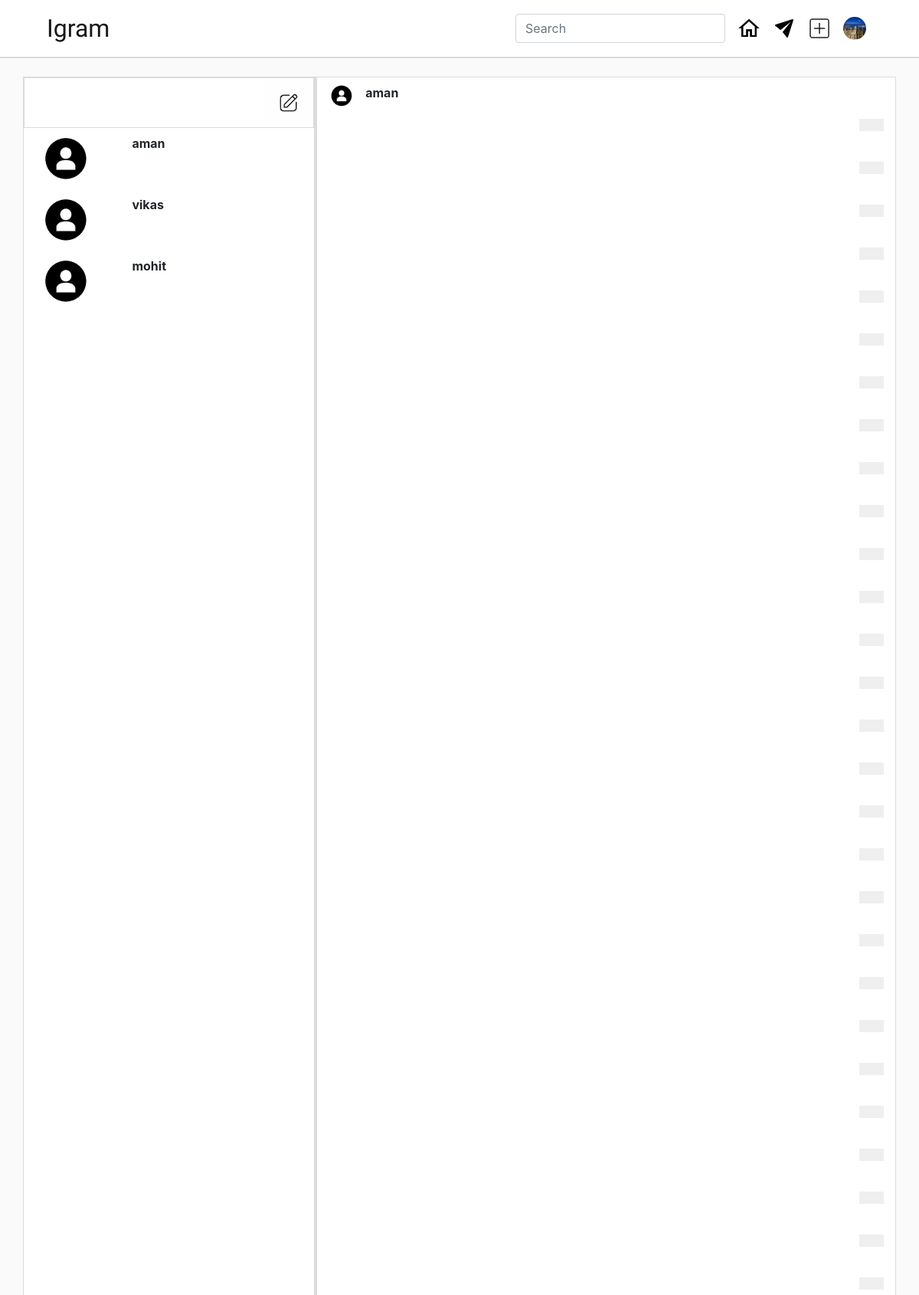
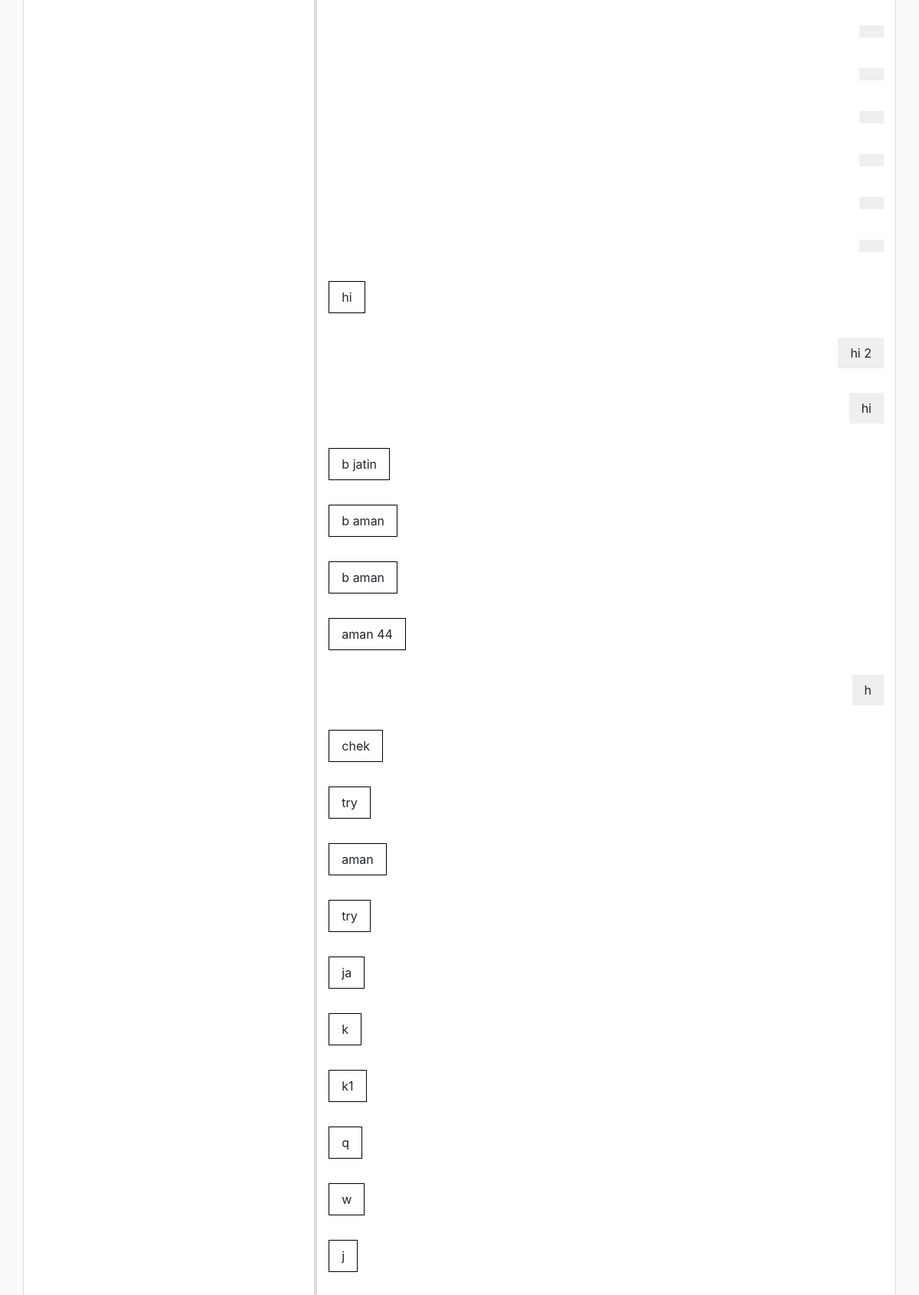
The app's page /inbox/chatBox/aman/ (signed in, upper part) with its own data (2 pictures, top to bottom).
### home/models.py (models this page shows)
class User(AbstractUser):
    profileImage=models.ImageField(upload_to=profile_upload_location,default='Default-Profile-Picture-Download-PNG-Image.png')
    discription=models.TextField(blank=True,null=True,max_length=100)

### chat/models.py (models this page shows, shortened)
class Thread(models.Model):
    first        = models.ForeignKey(User, on_delete=models.CASCADE, related_name='chat_thread_first')
    second       = models.ForeignKey(User, on_delete=models.CASCADE, related_name='chat_thread_second')
    updated      = models.DateTimeField(auto_now=True)
    timestamp    = models.DateTimeField(auto_now_add=True)
    objects      = ThreadManager()

class ChatMessage(models.Model):
    thread      = models.ForeignKey(Thread, null=True, blank=True, on_delete=models.SET_NULL)
    user        = models.ForeignKey(User, verbose_name='sender', on_delete=models.CASCADE)
    message     = models.TextField()
    timestamp   = models.DateTimeField(auto_now_add=True)

### chat/views.py (the view)
# urls.py: path('chatBox/<str:user>/',views.chatBox,name='chatBox'),
def chatBox(request,user):
    try:
        follow_=Follow.objects.get(user=request.user)
    except Follow.DoesNotExist:
        follow_=Follow.objects.create(user=request.user)
    qs=Thread.objects.by_user(request.user)
    obj, created    = Thread.objects.get_or_new(request.user, user)
    if obj == None:
        raise Http404
    param={'qs':qs,'messages':obj,'following':follow_}
    return render(request,'chat/chatbox.html',param)

### chat/models.py (called while the page is built, shortened)
    def by_user(self, user):
        qlookup = Q(first=user) | Q(second=user)
        qlookup2 = Q(first=user) & Q(second=user)
        qs = self.get_queryset().filter(qlookup).exclude(qlookup2).distinct()
        return qs

    def get_or_new(self, user, other_username): # get_or_create
        username = user.username
        if username == other_username:
            return None
        qlookup1 = Q(first__username=username) & Q(second__username=other_username)
        qlookup2 = Q(first__username=other_username) & Q(second__username=username)
        qs = self.get_queryset().filter(qlookup1 | qlookup2).distinct()
        if qs.count() == 1:
            return qs.first(), False
        elif qs.count() > 1:
            return qs.order_by('timestamp').first(), False

### templates/chat/chatbox.html (shortened to what this page needs)
{% extends 'chat/inbox.html' %}
{% block chatBox %}
<div class="row" id="inbox-header" style="background-color: inherit;height: min-content;">
    {% if request.user.username == messages.first.username %}
    <div class="row py-2 w-100">
        <div class="col-1 hover-effect">
            <img onclick="showProfile('{{messages.second.username}}')" src='{{messages.second.profileImage.url}}'
                class="mx-3 rounded-circle" alt="" style="height: 2rem;">
        </div>
        <div class="col hover-effect">
            <b onclick="showProfile('{{messages.second.username}}')">{{messages.second.username}}</b>
        </div>
    </div>
    {% endif %}
</div>
<div class="row " id="inbox-messages" style="background-color: inherit;height: 100%;overflow-x: auto;">
    <div class="container" id="chat-log">
        {% for chat in messages.chatmessage_set.all %}
        {% if chat.user == request.user %}
        <p class="text-right w-100 rounded-circle py-2" style="height: min-content;"><span class="py-2 px-3 "
                style="background-color: rgb(239,239,239) ;height: max-content;display: inline-block;max-width: 50%;word-wrap:break-word">
                {{ chat.message }}</span></p>
        {% else %}
        <p class="text-left w-100 rounded-circle py-2" style="height: min-content;background-color: inherit;"><span class="py-2 px-3"
            style="background-color: inherit;border: 1px solid black ;height: fit-content;display: inline-block;max-width: 50%;word-wrap:break-word">{{ chat.message}}</span></p>
        {% endif %}
        {% endfor %}
    </div>
</div>
{% endblock chatBox %}

### templates/chat/inbox.html (shortened to what this page needs)
{% extends 'base.html' %}
{% load static %}
{% block inboxActive %}{% static 'img/message-logo-active.png' %} {% endblock inboxActive %}
{% block body %}
<div class="container my-4" style="background-color: rgb(255, 255, 255);height:80vh;">
    <div class="row" style="height: 100%;border: 1px solid rgb(219, 219, 219);"" >
    <div class="col-md-4  " style="background-color: rgb(255, 255, 255);height: 100%;overflow-y: auto;" >
        <div class="row hover-not" style="border: 1px solid rgb(219, 219, 219);">
            <img class="chat-img ml-auto my-0 hover-effect" data-toggle="modal" data-target="#SendMessageModal" src={% static 'img/create-chat.png' %} alt="">
        </div>
        <div class="hover-inbox">
        {% for chat in qs %}
        {% if request.user.username == chat.first.username %}
        <a href={% url 'chatBox' chat.second.username %} style="text-decoration:none; color: inherit;">
        <div class="row py-2 ">
            <div class="col-4">
                <img src='{{chat.second.profileImage.url}}' class="chat-img mx-2 rounded-circle" alt="">
            </div>
            <div class="col">
                <b>{{chat.second.username}}</b>
            </div>
        </div>
    </a>
            {% endif %}
        {% endfor %}
    </div>
    </div>
    <div class="col-md-8 d-flex flex-column " style="background-color: inherit;height: 100%;border-left: 4px solid rgb(219, 219, 219);">
        {% block chatBox %}{% endblock chatBox %}
    </div>
</div>
</div>
{% endblock body %}

### templates/base.html (shortened to what this page needs)
<!doctype html>
<html lang="en">
<head>
  <link rel="stylesheet" href="https://maxcdn.bootstrapcdn.com/bootstrap/4.0.0/css/bootstrap.min.css"
>
</head>
<body>
  {% load static %}
  <div class="container-fluid" style="background-color: rgb(255,255,255);border-bottom: 2px solid rgb(219,219,219);">
  <div class="container py-0 my-0">
    <nav class="navbar navbar-expand-lg navbar-light bg-white">
      <a class="navbar-brand" style="font-family: 'Grand Hotel', cursive;" href="#">Igram</a>
      <div class="collapse navbar-collapse" id="navbarSupportedContent">
        <form class="form-inline ml-auto my-2 my-lg-0 ">
          <input id="searchUser" class="form-control mr-sm-2 " type="search" placeholder="Search" aria-label="Search"
           onkeyup="search()" data-container="body" data-toggle="popover" data-html="true" data-trigger="focus"
            data-placement="bottom" data-content="" autocomplete="off">
        </form>
        <a href={% url 'home' %}>
          <img class="img-logo mx-2" src={% block homeActive %}{% static 'img/home.png' %}{% endblock homeActive %} alt="">
        </a>
        <a href={% url 'inbox' %}>
        <img class="img-logo mx-2" src={% block inboxActive %}{% static 'img/message-logo.png' %}{% endblock inboxActive %} alt="">
        <a href="#" role="button" data-toggle="modal" data-target="#exampleModalCenter">
          <img class="img-logo mx-2" src={% block postLogoActive %}{% static 'img/post-logo.png' %}{% endblock postLogoActive %} alt="">
        </a>
        <div class="nav-item dropdown">
          <a href="#" id="navbarDropdown" role="button" data-toggle="dropdown" aria-haspopup="true"
            aria-expanded="false">
            {% if request.user.profileImage %}
            <img class="img-logo mx-2 " src="{{request.user.profileImage.url}}" alt="" style="border-radius: 100%;">
            {% else %}
            <img class="img-logo mx-2" src="static/img/profile.png" alt="">
            {% endif %}
          </a>
        </div>
      </div>
    </nav>
  </div>
</div>
  {% block body %} {% endblock body %}
</body>
</html>

### templates/base.html (style rules this page uses)
.navbar-brand { font-size: 2rem !important; }
.img-logo { height: 30px; width: 30px; }
body { background: rgb(250, 250, 250); }

### templates/chat/inbox.html (style rules this page uses)
.chat-img { height: 4rem; width: 4rem; }

### records on screen
User: user.profileImage (picture)
Thread: second.profileImage (placeholder picture), second.username "aman"
Thread: second.profileImage (placeholder picture), second.username "vikas"
Thread: second.profileImage (placeholder picture), second.username "mohit"
ChatMessage: message "hi"
ChatMessage: message "hi 2"
ChatMessage: message "hi"
ChatMessage: message "b jatin"
ChatMessage: message "b aman"
ChatMessage: message "b aman"
ChatMessage: message "aman 44"
ChatMessage: message "h"
ChatMessage: message "chek"
ChatMessage: message "try"
ChatMessage: message "aman"
ChatMessage: message "try"
ChatMessage: message "ja"
ChatMessage: message "k"
ChatMessage: message "k1"
ChatMessage: message "q"
ChatMessage: message "w"
ChatMessage: message "j"
